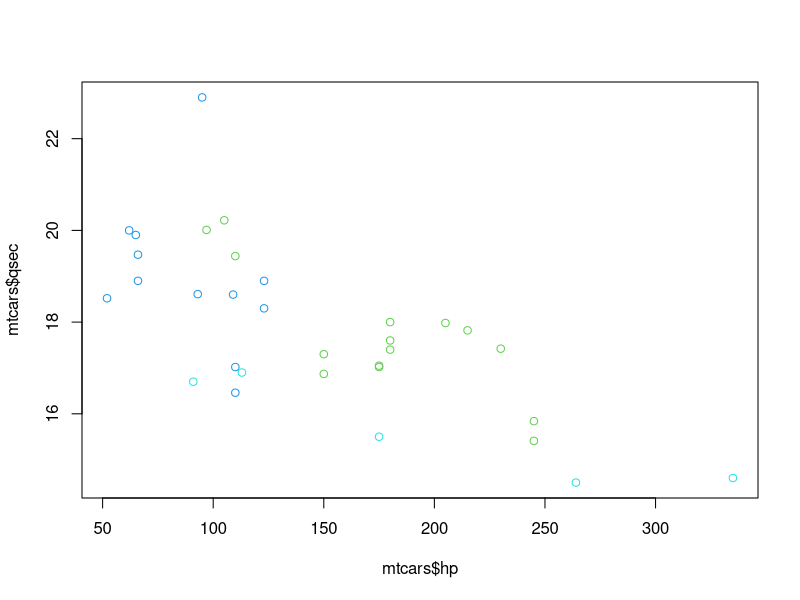

This chart was generated by the following R code:
# In this chapter, let's have a look about how we can overlay graphs or superimpose 2 or ore graphs. 
# Suppose, I want to have multiscatter plot

library(datasets)
print(head(mtcars))

# We plotted multiple scatter plots in a single graph by giving the 'col' to a categorical column and it will change the color accordingly.
plot(mtcars$hp, mtcars$qsec, col=mtcars$gear)
